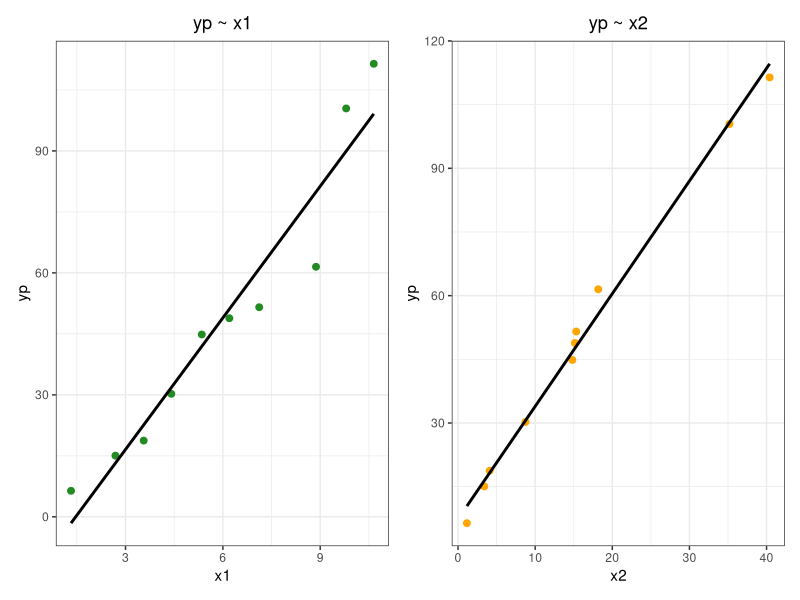
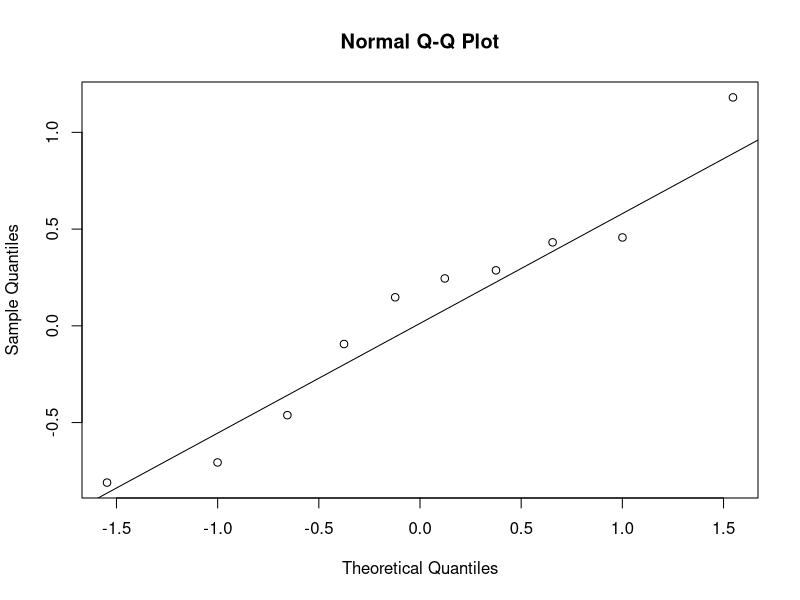

The R source for these figures, in order:
library(dplyr)
library(knitr)
library(readr)
library(ggplot2)
library(patchwork) # PAra varias gráficos en el mismo renglón

#Se llevó a cabo un conjunto de ensayos experimentales con un 
#horno para determinar una forma de predecir el tiempo de cocción, y, 
#a diferentes niveles de ancho del horno, x1,y a diferentes temperaturas, x2.
#Se registraron los siguientes datos:
yp <-c(6.40, 15.05, 18.75, 30.25, 44.85, 48.85, 51.55, 61.50, 100.44, 111.42)
x1 <-c(1.32, 2.69, 3.56, 4.41, 5.35, 6.20, 7.12, 8.87, 9.80, 10.65)
x2 <-c(1.15, 3.40, 4.10, 8.75, 14.82, 15.15, 15.32, 18.18, 35.19, 40.40)
datos<-data.frame(yp, x1, x2)
kable(datos, caption = "Factores que influyen en el tiempo de coccion segun 
      diferentes niveles de ancho del horno y diferentes temperaturas")

g1 <- ggplot(data = datos, mapping = aes(x = x1, y = yp)) +
  geom_point(color = "forestgreen", size = 2) +
  labs(title  =  'yp ~ x1', x  =  'x1') +
  geom_smooth(method = "lm", se = FALSE, color = "black") +
  theme_bw() +
  theme(plot.title = element_text(hjust = 0.5)) 

g2 <- ggplot(data = datos, mapping = aes(x = x2, y = yp)) +
  geom_point(color = "orange", size = 2) +
  labs(title  =  'yp ~ x2', x  =  'x2') +
  geom_smooth(method = "lm", se = FALSE, color = "black") +
  theme_bw() +
  theme(plot.title = element_text(hjust = 0.5))

g1+g2

data_independiente <- data.frame(x1,x2)
cor(data_independiente,method = "pearson")


modelo <- lm(formula = yp ~ ., data = datos)
summary(modelo)


modelo2 <- lm(formula = yp ~ x2, data = datos)
summary(modelo2)

anova(modelo, modelo2)

modelo_nuevo <- lm(formula = yp ~ x1 + x2 -1, data = datos)
summary(modelo_nuevo)

# Get the model residuals
model_residuals = modelo_nuevo$residuals
# Plot the residuals
qqnorm(model_residuals)
# Plot the Q-Q line
qqline(model_residuals)
